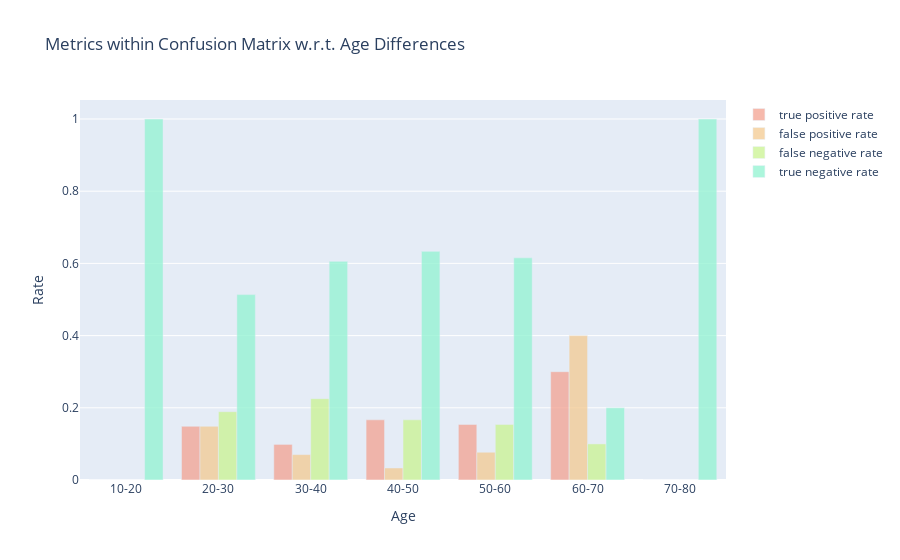

Source (notebook cell):
### Code cell
# visualize the results
fig = go.Figure()
fig.add_trace(go.Bar(
    x=list(tpr_age.keys()),
    y=list(tpr_age.values()),
    marker_color='#F3A291',
    opacity=0.75,
    name='true positive rate'
))
fig.add_trace(go.Bar(
    x=list(fpr_age.keys()),
    y=list(fpr_age.values()),
    marker_color='#F3CA91',
    opacity=0.75,
    name='false positive rate'
))
fig.add_trace(go.Bar(
    x=list(fnr_age.keys()),
    y=list(fnr_age.values()),
    marker_color='#CAF391',
    opacity=0.75,
    name='false negative rate'
))
fig.add_trace(go.Bar(
    x=list(tnr_age.keys()),
    y=list(tnr_age.values()),
    marker_color='#91F3D1',
    opacity=0.75,
    name='true negative rate'
))
fig.update_layout(
    title_text='Metrics within Confusion Matrix w.r.t. Age Differences',
    xaxis_title='Age',
    yaxis_title='Rate'
)
fig.write_image('../results/separation-age.png', scale=3)
fig.show()

### Figure 1 — Plotly figure (JSON) as saved in the notebook; plotly's stock layout.template omitted (floating-point values rounded to 4 significant figures)
{"data": [{"marker": {"color": "#F3A291"}, "name": "true positive rate", "opacity": 0.75, "type": "bar", "x": ["10-20", "20-30", "30-40", "40-50", "50-60", "60-70", "70-80"], "y": [0, 0.1486, 0.09859, 0.1667, 0.1538, 0.3, 0]}, {"marker": {"color": "#F3CA91"}, "name": "false positive rate", "opacity": 0.75, "type": "bar", "x": ["10-20", "20-30", "30-40", "40-50", "50-60", "60-70", "70-80"], "y": [0, 0.1486, 0.07042, 0.03333, 0.07692, 0.4, 0]}, {"marker": {"color": "#CAF391"}, "name": "false negative rate", "opacity": 0.75, "type": "bar", "x": ["10-20", "20-30", "30-40", "40-50", "50-60", "60-70", "70-80"], "y": [0, 0.1892, 0.2254, 0.1667, 0.1538, 0.1, 0]}, {"marker": {"color": "#91F3D1"}, "name": "true negative rate", "opacity": 0.75, "type": "bar", "x": ["10-20", "20-30", "30-40", "40-50", "50-60", "60-70", "70-80"], "y": [1, 0.5135, 0.6056, 0.6333, 0.6154, 0.2, 1]}], "layout": {"title": {"text": "Metrics within Confusion Matrix w.r.t. Age Differences"}, "xaxis": {"title": {"text": "Age"}}, "yaxis": {"title": {"text": "Rate"}}}}
